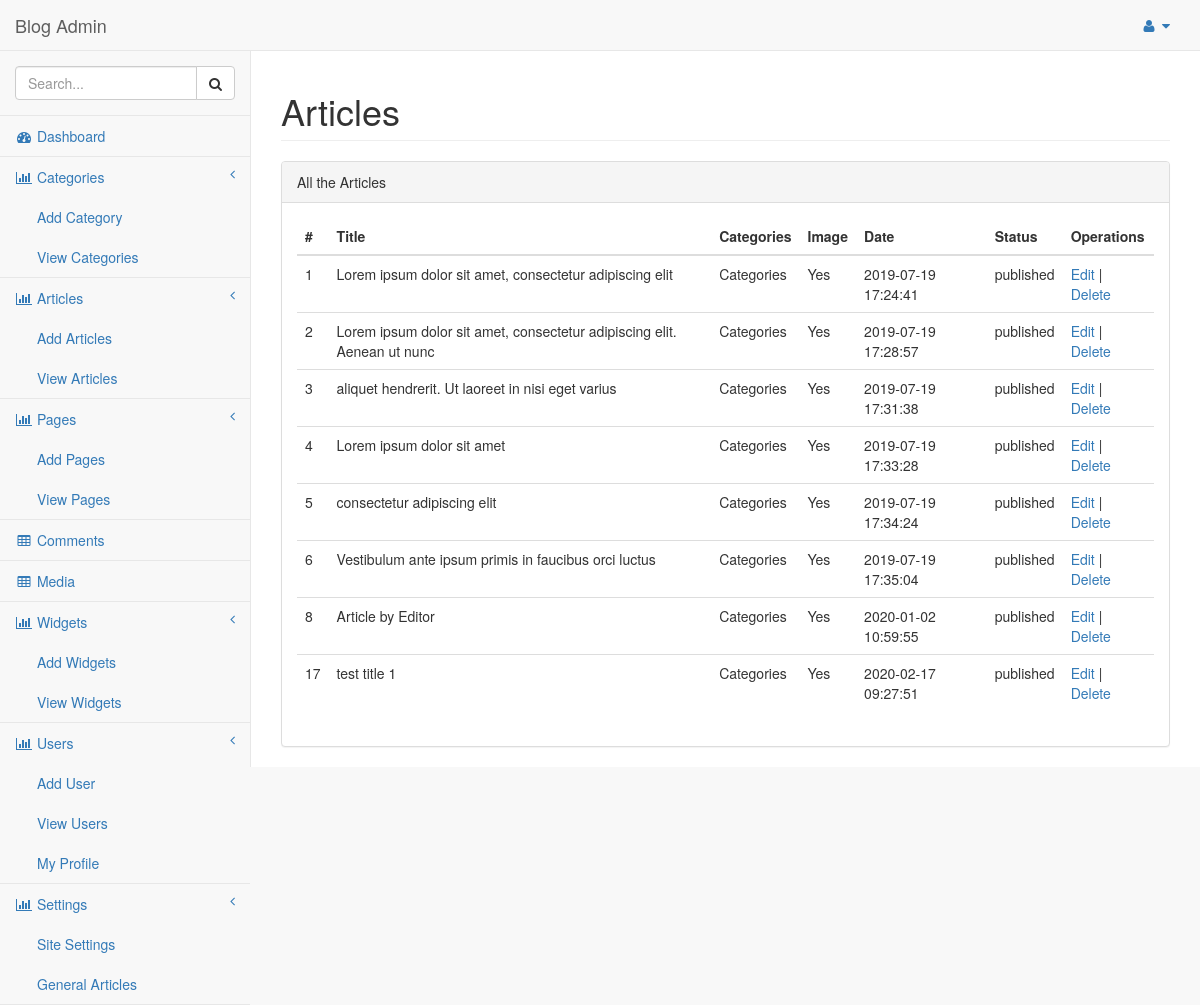
Page /index.php/admin/ViewPosts on the earlier database version.
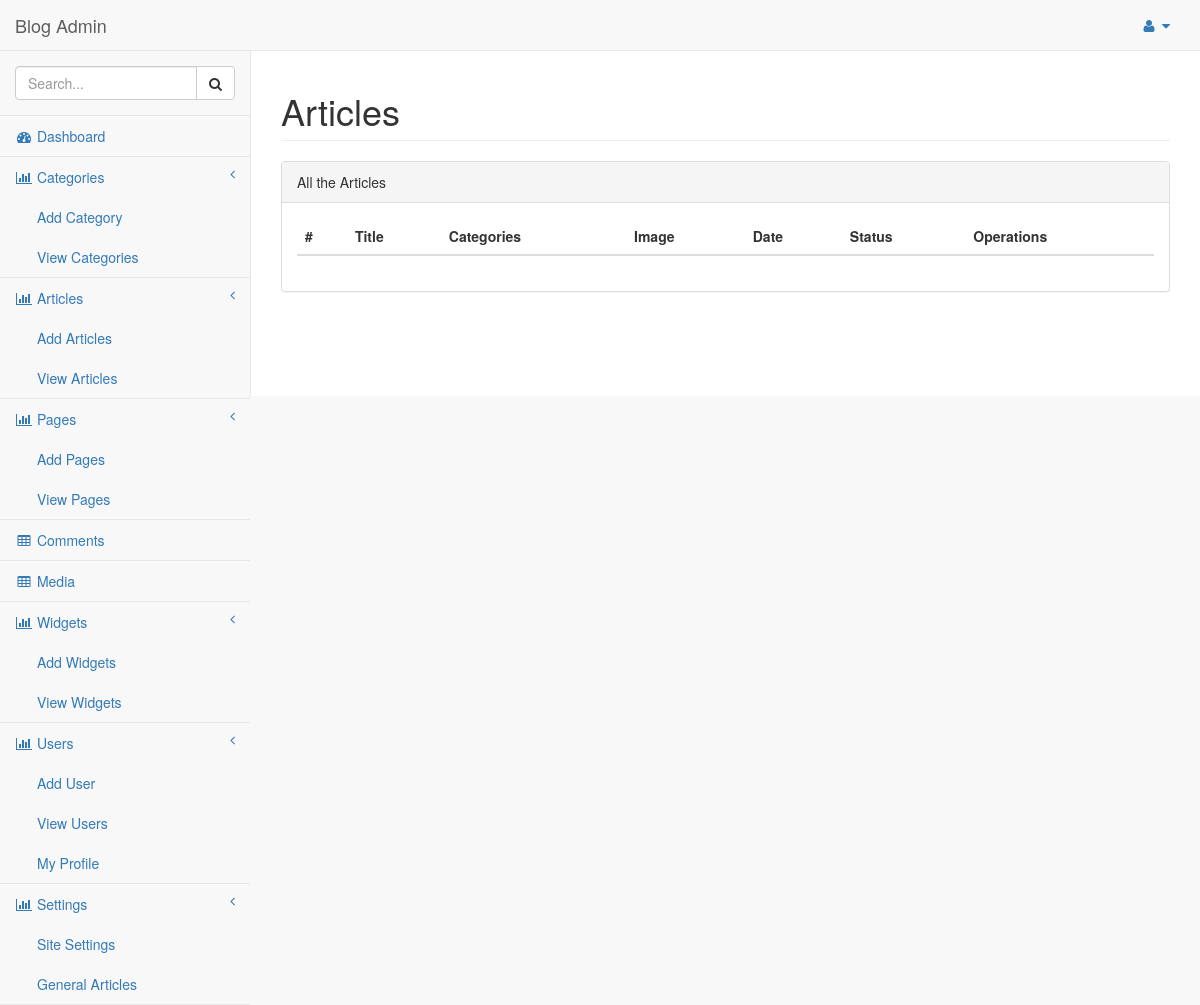
Same page on the later database version.
### tables this page shows
CREATE TABLE `posts` (
  `id` int(11) NOT NULL,
  `uid` int(11) NOT NULL,
  `title` varchar(255) NOT NULL,
  `content` text NOT NULL,
  `status` varchar(255) NOT NULL,
  `slug` varchar(255) NOT NULL,
  `pic` varchar(255) NOT NULL,
  `created` timestamp NOT NULL DEFAULT current_timestamp(),
  `updated` timestamp NOT NULL DEFAULT current_timestamp()
);

### application/controllers/Admin.php (called while the page is built, shortened)
<?php
class Admin extends CI_Controller {
	public function ViewPosts(){
		$this->load->model('admin_model');
		$data['posts'] = $this->admin_model->selectPosts();
		$this->load->view('admin/templates/header');
		$this->load->view('admin/templates/navigation');
		$this->load->view('admin/view-posts', $data);
		$this->load->view('admin/templates/footer');
	}
}

### index.php (called while the page is built, shortened)
<?php
require_once BASEPATH.'core/CodeIgniter.php';

### application/models/Admin_model.php (called while the page is built, shortened)
<?php
class Admin_model extends CI_Model {
	public function selectPosts(){
		$query = $this->db->get('posts');
		return $query->result_array();
	}
}

### application/views/admin/view-posts.php (the view, shortened to what this page needs)
<div id="page-wrapper" style="min-height: 345px;">
    <div class="row">
        <div class="col-lg-12">
            <h1 class="page-header">Articles</h1>
        </div>
    </div>
    <div class="row">
        <div class="col-lg-12">
            <div class="panel panel-default">
                <div class="panel-heading">
                    All the Articles
                </div>
                <div class="panel-body">
                    <div class="table-responsive">
                        <table class="table table-hover">
                            <thead>
                                <tr>
                                    <th>#</th>
                                    <th>Title</th>
                                    <th>Categories</th>
                                    <th>Image</th>
                                    <th>Date</th>
                                    <th>Status</th>
                                    <th>Operations</th>
                                </tr>
                            </thead>
                            <tbody>
                                <?php foreach ($posts as $post) { ?>
                                <tr>
                                    <td><?php echo $post['id']; ?></td>
                                    <td><?php echo $post['title']; ?></td>
                                    <td>Categories</td>
                                    <td><?php if(!empty($post['pic'])){ echo "Yes"; }else{ echo "No"; } ?></td>
                                    <td><?php echo $post['created']; ?></td>
                                    <td><?php echo $post['status']; ?></td>
                                    <td><a href="EditPost/<?php echo $post['id']; ?>">Edit</a> | <a href="DeletePost/<?php echo $post['id']; ?>">Delete</a></td>
                                </tr>
                                <?php } ?>
                            </tbody>
                        </table>
                    </div>
                </div>
            </div>
    </div>
</div>

### application/views/admin/templates/header.php (shortened to what this page needs)
<!DOCTYPE html>
<html lang="en">
<head>
    <link href="<?php echo base_url(); ?>assets/admin/vendor/bootstrap/css/bootstrap.min.css" rel="stylesheet">
    <link href="<?php echo base_url(); ?>assets/admin/dist/css/sb-admin-2.css" rel="stylesheet">
    <link href="<?php echo base_url(); ?>assets/admin/vendor/font-awesome/css/font-awesome.min.css" rel="stylesheet" type="text/css">
</head>
<body>
    <div id="wrapper">

### application/views/admin/templates/navigation.php (shortened to what this page needs)
<nav class="navbar navbar-default navbar-static-top" role="navigation" style="margin-bottom: 0">
    <div class="navbar-header">
        <a class="navbar-brand" href="index.html">Blog Admin</a>
    </div>
    <ul class="nav navbar-top-links navbar-right">
        <li class="dropdown">
            <a class="dropdown-toggle" data-toggle="dropdown" href="#">
                <i class="fa fa-user fa-fw"></i> <i class="fa fa-caret-down"></i>
            </a>
        </li>
    </ul>
    <div class="navbar-default sidebar" role="navigation">
        <div class="sidebar-nav navbar-collapse">
            <ul class="nav" id="side-menu">
                <li class="sidebar-search">
                    <div class="input-group custom-search-form">
                        <input type="text" class="form-control" placeholder="Search...">
                        <span class="input-group-btn">
                        <button class="btn btn-default" type="button">
                            <i class="fa fa-search"></i>
                        </button>
                    </span>
                    </div>
                </li>
                <li>
                    <a href="index.html"><i class="fa fa-dashboard fa-fw"></i> Dashboard</a>
                </li>
                <li>
                    <a href="#"><i class="fa fa-bar-chart-o fa-fw"></i> Categories<span class="fa arrow"></span></a>
                    <ul class="nav nav-second-level">
                        <li>
                            <a href="#">Add Category</a>
                        </li>
                        <li>
                            <a href="#">View Categories</a>
                        </li>
                    </ul>
                </li>
                <li>
                    <a href="#"><i class="fa fa-bar-chart-o fa-fw"></i> Articles<span class="fa arrow"></span></a>
                    <ul class="nav nav-second-level">
                        <li>
                            <a href="#">Add Articles</a>
                        </li>
                        <li>
                            <a href="#">View Articles</a>
                        </li>
                    </ul>
                </li>
                <li>
                    <a href="#"><i class="fa fa-bar-chart-o fa-fw"></i> Pages<span class="fa arrow"></span></a>
                    <ul class="nav nav-second-level">
                        <li>
                            <a href="#">Add Pages</a>
                        </li>
                        <li>
                            <a href="#">View Pages</a>
                        </li>
                    </ul>
                </li>
                <li>
                    <a href="#"><i class="fa fa-table fa-fw"></i> Comments</a>
                </li>
                <li>
                    <a href="#"><i class="fa fa-table fa-fw"></i> Media</a>
                </li>
                <li>
                    <a href="#"><i class="fa fa-bar-chart-o fa-fw"></i> Widgets<span class="fa arrow"></span></a>
                    <ul class="nav nav-second-level">
                        <li>
                            <a href="#">Add Widgets</a>
                        </li>
                        <li>
                            <a href="#">View Widgets</a>
                        </li>
                    </ul>
                </li>
                <li>
                    <a href="#"><i class="fa fa-bar-chart-o fa-fw"></i> Users<span class="fa arrow"></span></a>
                    <ul class="nav nav-second-level">
                        <li>
                            <a href="#">Add User</a>
                        </li>
                        <li>
                            <a href="#">View Users</a>
                        </li>
                        <li>
                            <a href="#">My Profile</a>
                        </li>
                    </ul>
                </li>
                <li>
                    <a href="#"><i class="fa fa-bar-chart-o fa-fw"></i> Settings<span class="fa arrow"></span></a>
                    <ul class="nav nav-second-level">
                        <li>
                            <a href="#">Site Settings</a>
                        </li>
                        <li>
                            <a href="#">General Articles</a>
                        </li>
                    </ul>
                </li>
            </ul>
        </div>
    </div>
</nav>

### application/views/admin/templates/footer.php (shortened to what this page needs)
    </div>
</body>
</html>

Differences in the rows shown:
removed posts: id "1", title "Lorem ipsum dolor sit amet, consectetur adipiscing elit", shows "Yes", created "2019-07-19 17:24:41", status "published"
removed posts: id "2", title "Lorem ipsum dolor sit amet, consectetur adipiscing elit. Aenean ut nunc", shows "Yes", created "2019-07-19 17:28:57", status "published"
removed posts: id "3", title "aliquet hendrerit. Ut laoreet in nisi eget varius", shows "Yes", created "2019-07-19 17:31:38", status "published"
removed posts: id "4", title "Lorem ipsum dolor sit amet", shows "Yes", created "2019-07-19 17:33:28", status "published"
removed posts: id "5", title "consectetur adipiscing elit", shows "Yes", created "2019-07-19 17:34:24", status "published"
removed posts: id "6", title "Vestibulum ante ipsum primis in faucibus orci luctus", shows "Yes", created "2019-07-19 17:35:04", status "published"
removed posts: id "8", title "Article by Editor", shows "Yes", created "2020-01-02 10:59:55", status "published"
removed posts: id "17", title "test title 1", shows "Yes", created "2020-02-17 09:27:51", status "published"
